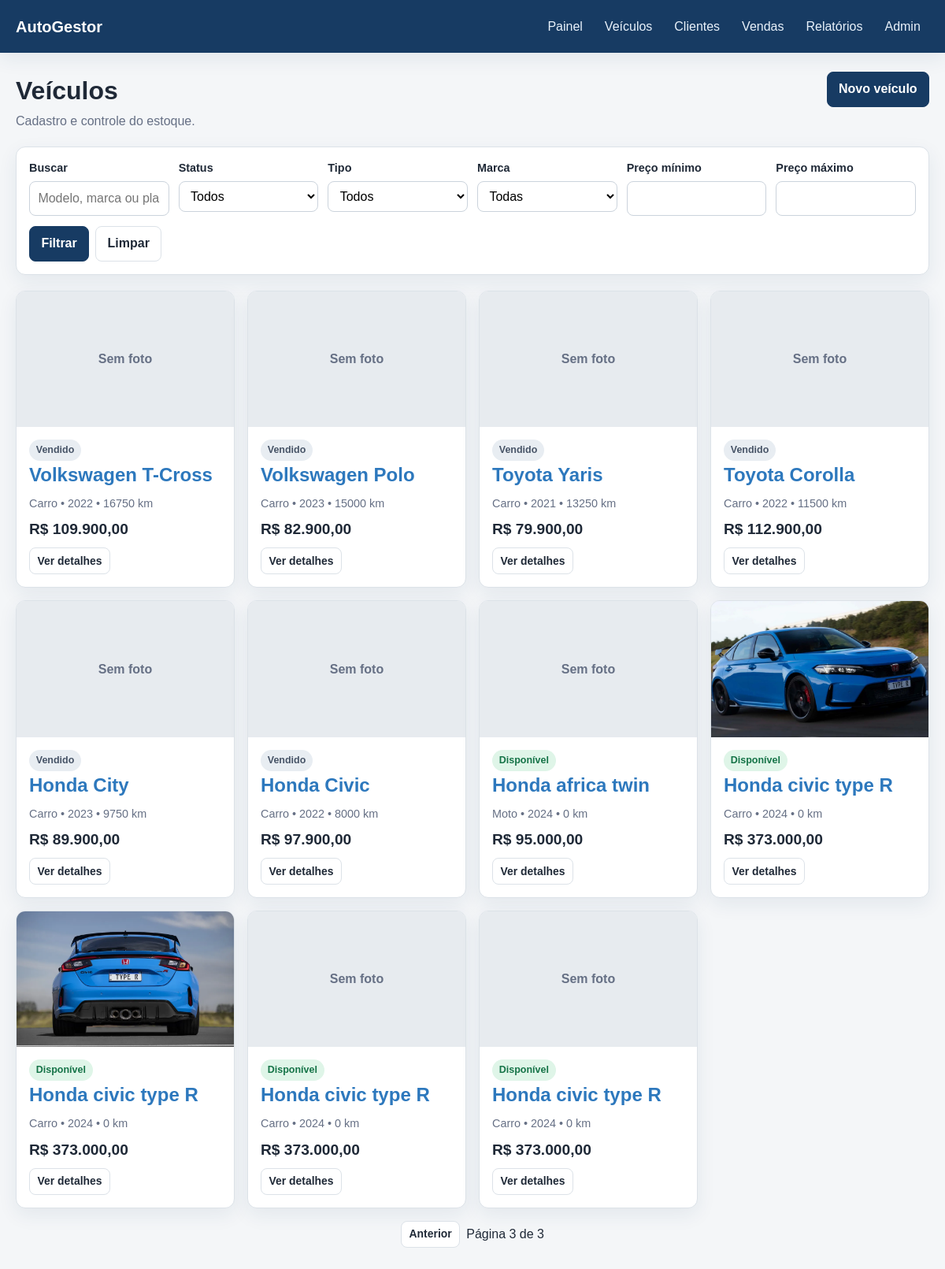
The page /veiculos/?page=3 on the database its author committed.
### cars/models.py (models this page shows, shortened)
class Vehicle(models.Model):
    class Status(models.TextChoices):
        AVAILABLE = "available", "Disponível"
        RESERVED = "reserved", "Reservado"
        SOLD = "sold", "Vendido"
    vehicle_type = models.ForeignKey(
        VehicleType,
        on_delete=models.PROTECT,
        related_name="vehicles",
        verbose_name="tipo",
    )
    brand = models.ForeignKey(
        Brands,
        on_delete=models.PROTECT,
        related_name="vehicles",
        verbose_name="marca",
    )
    model = models.CharField("modelo", max_length=200)
    model_year = models.PositiveIntegerField("ano do modelo", blank=True, null=True)
    factory_year = models.PositiveIntegerField("ano de fabricação", blank=True, null=True)
    color = models.CharField("cor", max_length=60, blank=True)
    license_plate = models.CharField(
        "placa",
        max_length=10,
        blank=True,
        null=True,
        unique=True,
        help_text="Opcional. Use somente dados fictícios no projeto.",
    )
    purchase_price = models.DecimalField(
        "preço de compra",
        max_digits=12,
        decimal_places=2,
        default=Decimal("0.00"),
        validators=[MinValueValidator(Decimal("0.00"))],
    )
    asking_price = models.DecimalField(
        "preço anunciado",
        max_digits=12,
        decimal_places=2,
        validators=[MinValueValidator(Decimal("0.01"))],
    )
    mileage = models.PositiveIntegerField("quilometragem", default=0)
    status = models.CharField(
        "status",
        max_length=12,
        choices=Status.choices,
        default=Status.AVAILABLE,
        db_index=True,
    )
    entry_date = models.DateField("entrada no estoque", default=timezone.localdate)
    description = models.TextField("descrição", blank=True)
    created_at = models.DateTimeField("criado em", auto_now_add=True)
    updated_at = models.DateTimeField("atualizado em", auto_now=True)
    class Meta:
        ordering = ("-created_at",)
        verbose_name = "veículo"
        verbose_name_plural = "veículos"
        indexes = [
            models.Index(fields=("status", "entry_date"), name="vehicle_stock_idx"),
            models.Index(fields=("brand", "model"), name="vehicle_search_idx"),
        ]
    def __str__(self):
        year = f" {self.model_year}" if self.model_year else ""
        return f"{self.brand} {self.model}{year}"
    @property
    def cover_image(self):
        return self.images.filter(is_cover=True).first() or self.images.first()

class Brands(models.Model):
    name = models.CharField("nome", max_length=200, unique=True)
    vehicle_types = models.ManyToManyField(
        VehicleType,
        related_name="brands",
        verbose_name="tipos de veículo",
        blank=True,
    )
    class Meta:
        ordering = ("name",)
        verbose_name = "marca"
        verbose_name_plural = "marcas"
    def __str__(self):
        return self.name

class VehicleType(models.Model):
    name = models.CharField("nome", max_length=50, unique=True)
    class Meta:
        ordering = ("name",)
        verbose_name = "tipo de veículo"
        verbose_name_plural = "tipos de veículo"
    def __str__(self):
        return self.name

class VehicleImage(models.Model):
    vehicle = models.ForeignKey(
        Vehicle,
        on_delete=models.CASCADE,
        related_name="images",
        verbose_name="veículo",
    )
    photo = models.ImageField("foto", upload_to="vehicles/")
    is_cover = models.BooleanField("capa", default=False)
    uploaded_at = models.DateTimeField("enviada em", auto_now_add=True)
    class Meta:
        ordering = ("-is_cover", "id")
        verbose_name = "imagem do veículo"
        verbose_name_plural = "imagens dos veículos"

### cars/views.py (the view)
# urls.py: path("veiculos/", views.vehicle_list_view, name="vehicle_list"),
def vehicle_list_view(request):
    vehicles = Vehicle.objects.select_related("brand", "vehicle_type").prefetch_related(
        "images"
    )
    query = request.GET.get("q", "").strip()
    status = request.GET.get("status", "")
    vehicle_type = request.GET.get("type", "")
    brand = request.GET.get("brand", "")
    minimum_price = request.GET.get("min_price", "")
    maximum_price = request.GET.get("max_price", "")
    if query:
        vehicles = vehicles.filter(
            Q(model__icontains=query)
            | Q(brand__name__icontains=query)
            | Q(license_plate__icontains=query)
        )
    if status:
        vehicles = vehicles.filter(status=status)
    if vehicle_type:
        vehicles = vehicles.filter(vehicle_type_id=vehicle_type)
    if brand:
        vehicles = vehicles.filter(brand_id=brand)
    if minimum_price:
        vehicles = vehicles.filter(asking_price__gte=minimum_price)
    if maximum_price:
        vehicles = vehicles.filter(asking_price__lte=maximum_price)
    page = Paginator(vehicles, 12).get_page(request.GET.get("page"))
    context = {
        "page": page,
        "vehicle_types": VehicleType.objects.all(),
        "brands": Brands.objects.all(),
        "status_choices": Vehicle.Status.choices,
        "filters": request.GET,
    }
    return render(request, "cars/vehicle_list.html", context)

### cars/templatetags/cars_extras.py (called while the page is built)
@register.filter
def brl(value):
    try:
        number = Decimal(value or 0)
    except (InvalidOperation, TypeError, ValueError):
        return "R$ 0,00"
    formatted = f"{number:,.2f}".replace(",", "_").replace(".", ",").replace("_", ".")
    return f"R$ {formatted}"

@register.filter
def status_class(status):
    return {
        "available": "success",
        "reserved": "warning",
        "sold": "neutral",
        "confirmed": "success",
        "canceled": "danger",
    }.get(status, "neutral")

@register.simple_tag(takes_context=True)
def querystring(context, **kwargs):
    query = context["request"].GET.copy()
    for key, value in kwargs.items():
        query[key] = value
    return query.urlencode()

### cars/templates/cars/vehicle_list.html (shortened to what this page needs)
{% extends 'cars/base.html' %}
{% load cars_extras %}
{% block content %}
<header class="page-header">
    <div><h1>Veículos</h1><p class="subtitle">Cadastro e controle do estoque.</p></div>
    <a class="button" href="{% url 'vehicle_create' %}">Novo veículo</a>
</header>
<form class="filters" method="get">
    <div class="filters-grid">
        <div><label for="q">Buscar</label><input id="q" name="q" value="{{ filters.q }}" placeholder="Modelo, marca ou placa"></div>
        <div><label for="status">Status</label><select id="status" name="status"><option value="">Todos</option></select></div>
        <div><label for="type">Tipo</label><select id="type" name="type"><option value="">Todos</option></select></div>
        <div><label for="brand">Marca</label><select id="brand" name="brand"><option value="">Todas</option></select></div>
        <div><label for="min_price">Preço mínimo</label><input id="min_price" name="min_price" type="number" step="0.01" value="{{ filters.min_price }}"></div>
        <div><label for="max_price">Preço máximo</label><input id="max_price" name="max_price" type="number" step="0.01" value="{{ filters.max_price }}"></div>
    </div>
    <div class="actions" style="margin-top: .8rem"><button type="submit">Filtrar</button><a class="button secondary" href="{% url 'vehicle_list' %}">Limpar</a></div>
</form>
<section class="vehicle-grid">
    {% for vehicle in page %}
        <article class="card vehicle-card">
            {% with cover=vehicle.cover_image %}
                {% if cover %}<img class="vehicle-photo" src="{{ cover.photo.url }}" alt="{{ vehicle }}">{% else %}<div class="vehicle-photo photo-placeholder">Sem foto</div>{% endif %}
            {% endwith %}
            <div class="card-body">
                <span class="badge {{ vehicle.status|status_class }}">{{ vehicle.get_status_display }}</span>
                <h2><a href="{% url 'vehicle_detail' vehicle.pk %}">{{ vehicle.brand }} {{ vehicle.model }}</a></h2>
                <div class="card-meta">{{ vehicle.vehicle_type }}{% if vehicle.model_year %} • {{ vehicle.model_year }}{% endif %} • {{ vehicle.mileage }} km</div>
                <div class="price">{{ vehicle.asking_price|brl }}</div>
                <a class="button secondary small" href="{% url 'vehicle_detail' vehicle.pk %}">Ver detalhes</a>
            </div>
        </article>
    {% empty %}
        <div class="panel empty-state full-width">Nenhum veículo encontrado.</div>
    {% endfor %}
</section>
{% include 'cars/partials/pagination.html' with page=page %}
{% endblock %}

### cars/templates/cars/base.html (shortened to what this page needs)
{% load static %}
<!doctype html>
<html lang="pt-br">
<head>
    <link rel="stylesheet" href="{% static 'cars/styles.css' %}">
</head>
<body>
    <header class="topbar">
        <div class="topbar-inner">
            <a class="brand" href="{% url 'dashboard' %}">AutoGestor</a>
            <nav class="nav" aria-label="Navegação principal">
                <a href="{% url 'dashboard' %}">Painel</a>
                <a href="{% url 'vehicle_list' %}">Veículos</a>
                <a href="{% url 'customer_list' %}">Clientes</a>
                <a href="{% url 'sale_list' %}">Vendas</a>
                <a href="{% url 'reports' %}">Relatórios</a>
                <a href="/admin/">Admin</a>
            </nav>
        </div>
    </header>
    <main class="container">
        {% block content %}{% endblock %}
    </main>
</body>
</html>

### cars/templates/cars/partials/pagination.html (shortened to what this page needs)
{% load cars_extras %}
{% if page.has_other_pages %}
    <nav class="pagination" aria-label="Paginação">
        {% if page.has_previous %}
            <a class="button secondary small" href="?{% querystring page=page.previous_page_number %}">Anterior</a>
        {% endif %}
        <span>Página {{ page.number }} de {{ page.paginator.num_pages }}</span>
    </nav>
{% endif %}

### cars/static/cars/styles.css (style rules this page uses)
:root { --bg: #f4f6f8; --surface: #ffffff; --text: #1f2937; --muted: #667085; --primary: #173b63; --primary-hover: #0f2c4b; --accent: #2d78bd; --success: #157347; --warning: #a15c00; --danger: #b42318; --border: #dce2e8; --shadow: 0 8px 24px rgba(23, 59, 99, 0.08); }
* { box-sizing: border-box; }
body { margin: 0; background: var(--bg); color: var(--text); font-family: Arial, Helvetica, sans-serif; line-height: 1.5; }
a { color: var(--accent); text-decoration: none; }
.topbar { background: var(--primary); color: #fff; box-shadow: var(--shadow); }
.topbar-inner { align-items: center; display: flex; gap: 1.25rem; justify-content: space-between; margin: 0 auto; max-width: 1200px; padding: 0.9rem 1.25rem; }
.brand { color: #fff; font-size: 1.25rem; font-weight: 800; }
.nav { display: flex; flex-wrap: wrap; gap: 0.35rem; }
.nav a { border-radius: 8px; color: #e9f2fb; padding: 0.45rem 0.7rem; }
.container { margin: 0 auto; max-width: 1200px; padding: 1.5rem 1.25rem 3rem; }
.page-header { align-items: flex-start; display: flex; gap: 1rem; justify-content: space-between; margin-bottom: 1.25rem; }
.page-header h1 { margin: 0; }
.subtitle { color: var(--muted); margin: 0.2rem 0 0; }
.actions { display: flex; flex-wrap: wrap; gap: 0.5rem; }
.button, button { background: var(--primary); border: 1px solid var(--primary); border-radius: 8px; color: #fff; cursor: pointer; display: inline-block; font: inherit; font-weight: 700; padding: 0.58rem 0.9rem; }
.button.secondary { background: #fff; border-color: var(--border); color: var(--text); }
.button.small { font-size: 0.87rem; padding: 0.35rem 0.6rem; }
.stat-card, .panel, .card { background: var(--surface); border: 1px solid var(--border); border-radius: 12px; box-shadow: var(--shadow); }
.filters, .form-card { background: var(--surface); border: 1px solid var(--border); border-radius: 12px; box-shadow: var(--shadow); margin-bottom: 1.25rem; padding: 1rem; }
.filters-grid { display: grid; gap: 0.75rem; grid-template-columns: repeat(auto-fit, minmax(150px, 1fr)); }
label { display: block; font-size: 0.9rem; font-weight: 700; margin-bottom: 0.3rem; }
.form-control, .form-select, input, select, textarea { background: #fff; border: 1px solid #cbd3dc; border-radius: 8px; font: inherit; max-width: 100%; padding: 0.58rem 0.65rem; width: 100%; }
.badge { border-radius: 999px; display: inline-block; font-size: 0.78rem; font-weight: 800; padding: 0.25rem 0.55rem; }
.badge.success { background: #dff5e8; color: var(--success); }
.badge.neutral { background: #e8edf2; color: #475467; }
.vehicle-grid { display: grid; gap: 1rem; grid-template-columns: repeat(auto-fill, minmax(250px, 1fr)); }
.vehicle-card { overflow: hidden; }
.vehicle-photo { aspect-ratio: 16 / 10; background: #e7ebef; display: block; object-fit: cover; width: 100%; }
.photo-placeholder { align-items: center; color: var(--muted); display: flex; font-weight: 700; justify-content: center; }
.card-body { padding: 1rem; }
.card-body h2, .card-body h3 { margin: 0 0 0.5rem; }
.card-meta { color: var(--muted); font-size: 0.9rem; }
.price { font-size: 1.2rem; font-weight: 800; margin: 0.5rem 0; }
.pagination { align-items: center; display: flex; gap: 0.5rem; justify-content: center; margin-top: 1rem; }

### rows shown on the page
Vehicle: shows "Sem foto", status "Vendido", brand "Volkswagen", model "T-Cross", vehicle_type "Carro", model_year "2022", mileage "16750", asking_price|brl "R$ 109.900,00"
Vehicle: shows "Sem foto", status "Vendido", brand "Volkswagen", model "Polo", vehicle_type "Carro", model_year "2023", mileage "15000", asking_price|brl "R$ 82.900,00"
Vehicle: shows "Sem foto", status "Vendido", brand "Toyota", model "Yaris", vehicle_type "Carro", model_year "2021", mileage "13250", asking_price|brl "R$ 79.900,00"
Vehicle: shows "Sem foto", status "Vendido", brand "Toyota", model "Corolla", vehicle_type "Carro", model_year "2022", mileage "11500", asking_price|brl "R$ 112.900,00"
Vehicle: shows "Sem foto", status "Vendido", brand "Honda", model "City", vehicle_type "Carro", model_year "2023", mileage "9750", asking_price|brl "R$ 89.900,00"
Vehicle: shows "Sem foto", status "Vendido", brand "Honda", model "Civic", vehicle_type "Carro", model_year "2022", mileage "8000", asking_price|brl "R$ 97.900,00"
Vehicle: shows "Sem foto", status "Disponível", brand "Honda", model "africa twin", vehicle_type "Moto", model_year "2024", mileage "0", asking_price|brl "R$ 95.000,00"
Vehicle: cover_image.photo (picture), status "Disponível", brand "Honda", model "civic type R", vehicle_type "Carro", model_year "2024", mileage "0", asking_price|brl "R$ 373.000,00"
Vehicle: cover_image.photo (picture), status "Disponível", brand "Honda", model "civic type R", vehicle_type "Carro", model_year "2024", mileage "0", asking_price|brl "R$ 373.000,00"
Vehicle: shows "Sem foto", status "Disponível", brand "Honda", model "civic type R", vehicle_type "Carro", model_year "2024", mileage "0", asking_price|brl "R$ 373.000,00"
Vehicle: shows "Sem foto", status "Disponível", brand "Honda", model "civic type R", vehicle_type "Carro", model_year "2024", mileage "0", asking_price|brl "R$ 373.000,00"

### other values the page prints
{{ page.number }} "3"
{{ page.paginator.num_pages }} "3"
